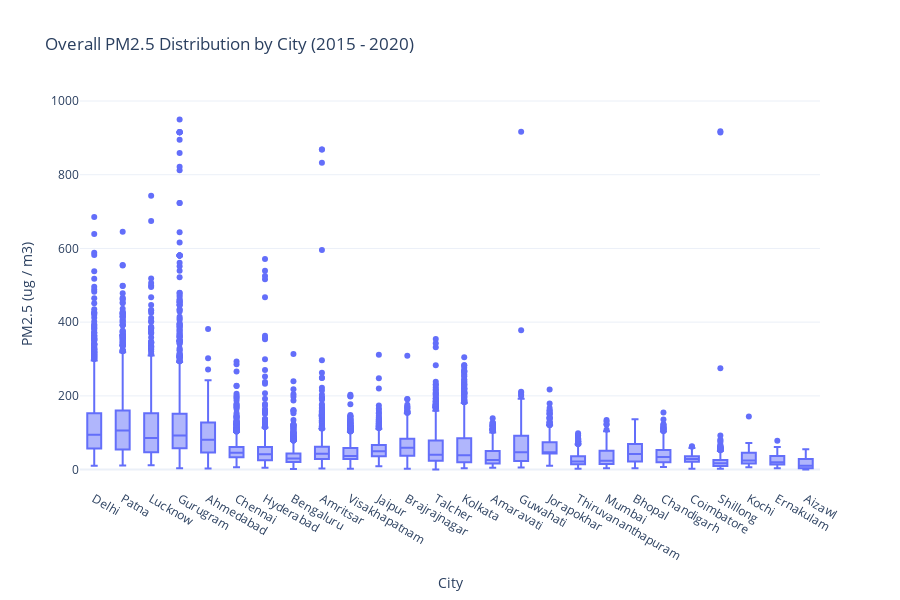

The notebook cell this image was saved under:
### Code cell
# To get a high-level overview, we will create a box plot, to help us estimate median PM2.5 level
# and the spread of data for each city.

# Create a box plot
fig_box = px.box(df_cleaned,
                 x='City',
                 y='PM2.5',
                 title='Overall PM2.5 Distribution by City (2015 - 2020)',
                 labels={'PM2.5': 'PM2.5 (ug / m3)'})

# Ordering the cities by their median PM2.5 value for easier comparision
fig_box.update_layout(xaxis={'categoryorder': 'total descending'}, height=600)

fig_box.show()

### Figure 1 — Plotly figure (JSON) as saved in the notebook; plotly's stock layout.template omitted (floating-point values rounded to 4 significant figures; data arrays with more than 128 entries replaced by an {"elided": "..."} marker saying what was removed)
{"data": [{"alignmentgroup": "True", "hovertemplate": "City=%{x}<br>PM2.5 (ug / m3)=%{y}<extra></extra>", "legendgroup": "", "marker": {"color": "#636efa"}, "name": "", "notched": false, "offsetgroup": "", "orientation": "v", "showlegend": false, "type": "box", "x": {"elided": "27109 str values"}, "x0": " ", "xaxis": "x", "y": {"elided": "27109 float values"}, "y0": " ", "yaxis": "y"}], "layout": {"boxmode": "group", "height": 600, "legend": {"tracegroupgap": 0}, "title": {"text": "Overall PM2.5 Distribution by City (2015 - 2020)"}, "xaxis": {"anchor": "y", "categoryorder": "total descending", "domain": [0, 1], "title": {"text": "City"}}, "yaxis": {"anchor": "x", "domain": [0, 1], "title": {"text": "PM2.5 (ug / m3)"}}}}
